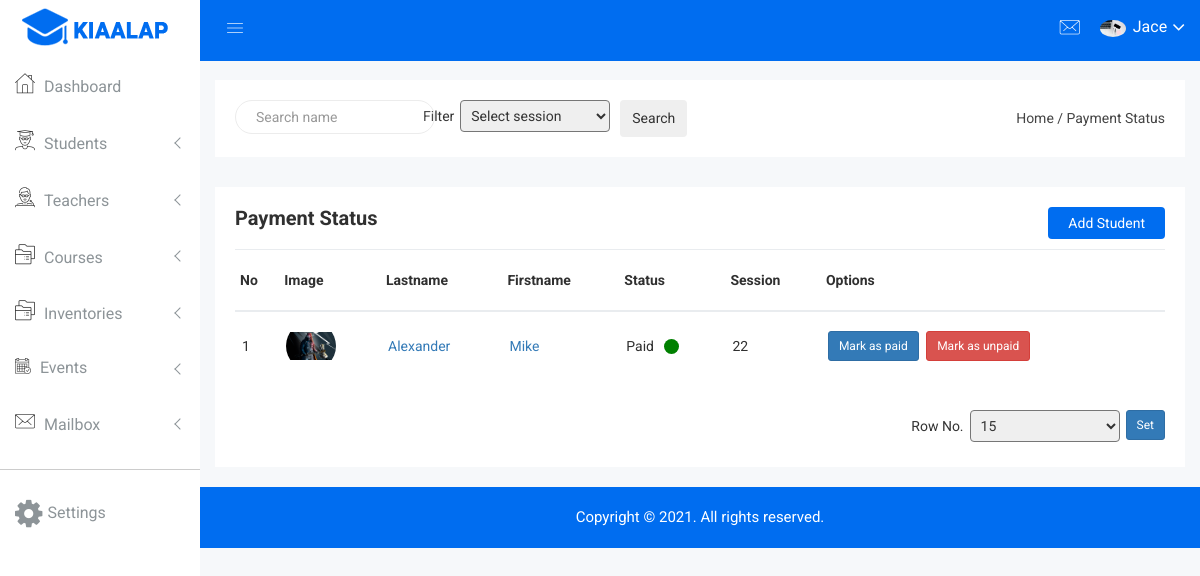
The page /payment_view.php (signed in) on the database its author committed.
### tables this page shows
CREATE TABLE `payment_status` (
  `payment_id` varchar(50) NOT NULL,
  `student_id` varchar(50) NOT NULL,
  `status` varchar(50) NOT NULL,
  `session` varchar(50) NOT NULL,
  `date` date NOT NULL DEFAULT current_timestamp()
);

CREATE TABLE `students` (
  `student_id` varchar(100) NOT NULL,
  `firstname` varchar(100) NOT NULL,
  `lastname` varchar(100) NOT NULL,
  `middlename` varchar(100) NOT NULL,
  `dob` date NOT NULL,
  `image` varchar(150) NOT NULL,
  `address` varchar(200) NOT NULL,
  `session` varchar(10) NOT NULL,
  `gender` varchar(10) NOT NULL,
  `course` varchar(100) NOT NULL,
  `date_registered` datetime NOT NULL DEFAULT current_timestamp()
);

### payment_view.php (the view, shortened to what this page needs)
<?php
include "header.php";
?>
<body>
	<?php
	include "./components/nav.php";
	?>
	<?php
	include "./components/headernav.php";
	?>
	<div class="breadcome-area">
		<div class="container-fluid">
			<div class="row">
				<div class="col-lg-12 col-md-12 col-sm-12 col-xs-12">
					<div class="breadcome-list">
						<div class="row">
							<div class="col-lg-6 col-md-6 col-sm-6 col-xs-12">
								<div class="breadcome-heading" style="display: flex; justify-content: space-between;">
									<form action="" role="search" class="sr-input-func" method="get" style="display: block; box-sizing: border-box;">
										<input type="search" placeholder="Search name" name="search" class="search-int form-control">
									</form>
									<div style=" display:flex; margin: 0px 8px;">
										<form action="" method="get" style="display: flex; align-items: center;">
											<label style="display: flex; align-items: center; box-sizing: border-box;">
												<span>Filter</span>
												<select name="filter" style="padding: 6px; margin: 0 6px; border-radius: 4px; width: 150px;">
													<option value="">Select session</option>
												</select>
											</label>
											<button type="submit" style="display: block; padding: 10px 12px; margin-left: 4px; border-radius: 4px; border:none;">Search</button>
										</form>
									</div>
								</div>
							</div>
							<div class="col-lg-6 col-md-6 col-sm-6 col-xs-12">
								<ul class="breadcome-menu">
									<li><a href="#">Home</a> <span class="bread-slash">/</span>
									</li>
									<li><span class="bread-blod">Payment Status</span>
									</li>
								</ul>
							</div>
						</div>
					</div>
				</div>
			</div>
		</div>
	</div>
	</div>
	<div class="product-status mg-b-15">
		<div class="container-fluid">
			<div class="row">
				<div class="col-lg-12 col-md-12 col-sm-12 col-xs-12">
					<div class="product-status-wrap">
						<h4>Payment Status</h4>
						<div class="add-product">
							<a href="./add-student.php">Add Student</a>
						</div>
						<div class="asset-inner">
							<?php
							$no_to_display = 15;
							$steps = [10, 15, 30, 50, 100];
							$query = "SELECT * FROM `payment_status`";
							$result = $conn->prepare($query);
							$result->execute();
							if ($result->rowCount() > 0) {
								$x = 0;
							?>
								<table>
									<tr>
										<th>No</th>
										<th>Image</th>
										<th>Lastname</th>
										<th>Firstname</th>
										<th>Status</th>
										<th>Session</th>
										<th>Options</th>
									</tr>
									<?php
									while ($row = $result->fetch()) {
										$x++;
                                        $paymentSession = $row["session"];
										extract($row);
										$sql = "SELECT * FROM `students` WHERE `student_id` = ?";
										$stmt = $conn->prepare($sql);
										$stmt->execute([$student_id]);
										$row2 = $stmt->fetch();
                                        extract($row2);
									?>
										<tr>
											<td><?php echo $x; ?></td>
											<td><img src="./images/students/<?php echo $image; ?>" style="width: 50px; height: 50px; border-radius: 50%; object-fit: contain;"></td>
                                            <td>
												<a href="./student-profile.php?profile_id=<?php echo $student_id; ?>">
													<?php echo $lastname; ?>
												</a>
											</td>
											<td>
												<a href="./student-profile.php?profile_id=<?php echo $student_id; ?>">
													<?php echo $firstname; ?>
												</a>
											</td>
											<td>
                                                <div style="display: flex; align-items: center;">
                                                    <span style="text-transform: capitalize; "><?php echo $status; ?></span>
                                                    <span style="background-color:<?php if($status !== "paid") echo 'red' ; else echo 'green'; ?>; height: 15px; width: 15px; border-radius: 50%; display: inline-block; margin-left: 10px;"></span>
                                                </div>
                                            </td>
											<td><?php echo $paymentSession; ?></td>
											<td>
												<a href="./handlers/payment.php?a_id=<?= $payment_id; ?>" class="btn btn-sm btn-primary">
													Mark as paid
												</a>
												<a href="./handlers/payment.php?d_id=<?= $payment_id; ?>" style="margin-left: 4px;" class="btn btn-sm btn-danger">
                                                    Mark as unpaid
												</a>
											</td>
										</tr>
									<?php
									}
									?>
								</table>
							<?php
							} else {
							?>
								<h2 class="text-center mt-b-20 mg-b-20" style="color: #999; min-height: 300px; display: flex; align-items: center; justify-content: center;">No Student Found</h2>
							<?php
							}
							?>
						</div>
						<div style="display: flex; flex-wrap: wrap; align-items: center;" class="mg-t-30">
							<div style=" flex: 1 1; display: flex; justify-content: flex-end; align-items: center;">
								<form action="" method="get" style="display: flex;">
									<label style=" flex: 1; display: flex; align-items: center;">
										<span>Row No.</span>
										<select name="amount" style="padding: 6px; margin: 0 6px; border-radius: 4px; width: 150px;">
											<?php foreach ($steps as $step) : ?>
												<option value="<?php echo $step ?>" <?php if ($step == $no_to_display) echo  "selected"; ?>><?php echo $step ?> </option>
											<?php endforeach; ?>
										</select>
									</label>
									<button type="submit" class="btn btn-sm btn-primary" style="height: fit-content;">Set</button>
								</form>
							</div>
						</div>
					</div>
				</div>
			</div>
		</div>
	</div>
	<?php
	include("./footer.php");
	?>

### components/headernav.php (shortened to what this page needs)
<div class="all-content-wrapper" style="position: relative;">
    <div class="container-fluid">
        <div class="row">
            <div class="col-lg-12 col-md-12 col-sm-12 col-xs-12">
                <div class="logo-pro">
                    <a href="dashboard.php"><img class="main-logo" src="img/logo/logo.png" alt="" /></a>
                </div>
            </div>
        </div>
    </div>
    <div class="header-advance-area">
        <div class="header-top-area">
            <div class="container-fluid">
                <div class="row">
                    <div class="col-lg-12 col-md-12 col-sm-12 col-xs-12">
                        <div class="header-top-wraper">
                            <div class="row">
                                <div class="col-lg-1 col-md-0 col-sm-1 col-xs-12">
                                    <div class="menu-switcher-pro">
                                        <button type="button" id="sidebarCollapse" class="btn bar-button-pro header-drl-controller-btn btn-info navbar-btn">
                                            <i class="educate-icon educate-nav"></i>
                                        </button>
                                    </div>
                                </div>
                                <div class="col-lg-5 col-md-5 col-sm-12 col-xs-12">
                                    <div class="header-right-info">
                                        <ul class="nav navbar-nav mai-top-nav header-right-menu">
                                            <li class="nav-item dropdown">
                                                <a href="#" data-toggle="dropdown" role="button" aria-expanded="false" class="nav-link dropdown-toggle">
                                                    <i class="educate-icon educate-message edu-chat-pro" aria-hidden="true"></i>
                                                </a>
                                            </li>
                                            <li class="nav-item">
                                                <a href="#" data-toggle="dropdown" role="button" aria-expanded="false" class="nav-link dropdown-toggle">
                                                    <img src="<?php echo $admin_image; ?>" alt="" />
                                                    <span class="admin-name"><?php echo $admin_name; ?></span>
                                                    <i class="fa fa-angle-down edu-icon edu-down-arrow"></i>
                                                </a>
                                            </li>
                                        </ul>
                                    </div>
                                </div>
                            </div>
                        </div>
                    </div>
                </div>
            </div>
        </div>

### css/main.css (style rules this page uses)
html { color: #222; font-size: 1em; line-height: 1.4; }
audio, canvas, iframe, img, svg, video { vertical-align: middle; }

### rows shown on the page
payment_status: student.image (picture), student.lastname "Alexander", student.firstname "Mike", status "Paid", session "22"

### other values the page prints
$admin_name "Jace"
form field amount "15"
